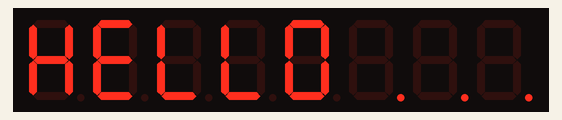
Simulated run of this sketch. Board: Arduino Uno, built with avr-gcc and run on an emulated ATmega328P. Parts: 8-digit seven-segment display.

Above: at 0.1 s.
At 1.6 s:
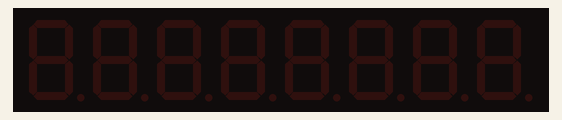
At 2.6 s:
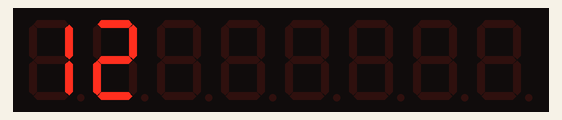
At 3.1 s:
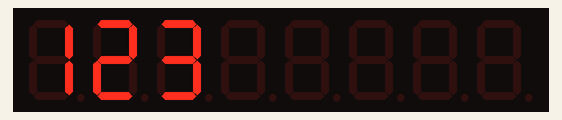
At 4.1 s:
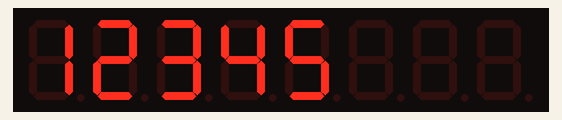
At 5.6 s:
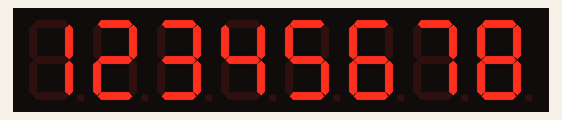

Measured:
- by itself, everything shown: repeats every 7.5 s, in 11 steps
- what the display in image 2 shows lasts 0.5 s, from 2.5 s to 3.0 s
- what the display in image 5 shows lasts 1.5 s, from 5.5 s to 7.0 s

The sketch:

MATRIX_LED.ino
```cpp
#include "LedControl.h"

/*

Now we need a LedControl to work with.
***** These pin numbers will probably not work with your hardware *****

pin 12 is connected to the DataIn

pin 11 is connected to the CLK

pin 10 is connected to LOAD

We have only a single MAX72XX.

*/

LedControl lc=LedControl(12,11,10,1);

/* we always wait a bit between updates of the display */

unsigned long delaytime=500;

void setup() {

/* The MAX72XX is in power-saving mode on startup, we have to do a wakeup call */

lc.shutdown(0,false);

/* Set the brightness to a medium values */

lc.setIntensity(0,8);

/* and clear the display */

lc.clearDisplay(0);
}

void hello(){

lc.setChar(0,7,'H',false);

lc.setChar(0,6,'E',false);

lc.setChar(0,5,'L',false);

lc.setChar(0,4,'L',false);

lc.setChar(0,3,'0',false);

lc.setChar(0,2,'.',false);

lc.setChar(0,1,'.',false);

lc.setChar(0,0,'.',false);

delay(delaytime+1000);

lc.clearDisplay(0);

delay(delaytime);

lc.setDigit(0,7,1,false);

delay(delaytime);

lc.setDigit(0,6,2,false);

delay(delaytime);

lc.setDigit(0,5,3,false);

delay(delaytime);

lc.setDigit(0,4,4,false);

delay(delaytime);

lc.setDigit(0,3,5,false);

delay(delaytime);

lc.setDigit(0,2,6,false);

delay(delaytime);

lc.setDigit(0,1,7,false);

delay(delaytime);

lc.setDigit(0,0,8,false);

delay(1500);

lc.clearDisplay(0);

delay(delaytime);

}

void loop() {
hello();

}
```
